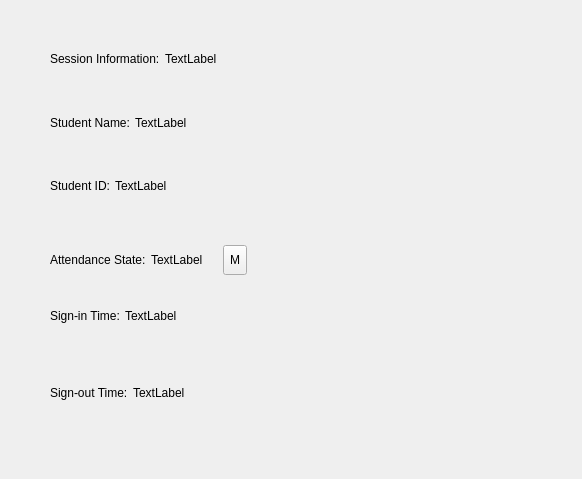
<?xml version="1.0" encoding="UTF-8"?>
<ui version="4.0">
 <class>Frame</class>
 <widget class="QFrame" name="Frame">
  <property name="geometry">
   <rect>
    <x>0</x>
    <y>0</y>
    <width>582</width>
    <height>479</height>
   </rect>
  </property>
  <property name="windowTitle">
   <string>Frame</string>
  </property>
  <layout class="QGridLayout" name="gridLayout" rowstretch="0">
   <property name="leftMargin">
    <number>50</number>
   </property>
   <property name="topMargin">
    <number>30</number>
   </property>
   <property name="rightMargin">
    <number>50</number>
   </property>
   <property name="bottomMargin">
    <number>50</number>
   </property>
   <item row="0" column="0">
    <layout class="QVBoxLayout" name="verticalLayout_3">
     <property name="spacing">
      <number>30</number>
     </property>
     <item>
      <layout class="QVBoxLayout" name="verticalLayout">
       <property name="spacing">
        <number>5</number>
       </property>
       <item>
        <layout class="QHBoxLayout" name="horizontalLayout" stretch="1,10">
         <item>
          <widget class="QLabel" name="label">
           <property name="text">
            <string>Session Information:</string>
           </property>
          </widget>
         </item>
         <item>
          <widget class="QLabel" name="sessionInfo_label">
           <property name="text">
            <string>TextLabel</string>
           </property>
          </widget>
         </item>
        </layout>
       </item>
       <item>
        <layout class="QHBoxLayout" name="horizontalLayout_2" stretch="1,10">
         <item>
          <widget class="QLabel" name="label_2">
           <property name="text">
            <string>Student Name:</string>
           </property>
          </widget>
         </item>
         <item>
          <widget class="QLabel" name="studentName_label">
           <property name="text">
            <string>TextLabel</string>
           </property>
          </widget>
         </item>
        </layout>
       </item>
       <item>
        <layout class="QHBoxLayout" name="horizontalLayout_3" stretch="1,10">
         <item>
          <widget class="QLabel" name="label_4">
           <property name="text">
            <string>Student ID:</string>
           </property>
          </widget>
         </item>
         <item>
          <widget class="QLabel" name="studentId_label">
           <property name="text">
            <string>TextLabel</string>
           </property>
          </widget>
         </item>
        </layout>
       </item>
      </layout>
     </item>
     <item>
      <layout class="QVBoxLayout" name="verticalLayout_2">
       <property name="spacing">
        <number>5</number>
       </property>
       <item>
        <layout class="QHBoxLayout" name="horizontalLayout_4" stretch="1,10">
         <property name="rightMargin">
          <number>0</number>
         </property>
         <item>
          <widget class="QLabel" name="label_3">
           <property name="text">
            <string>Attendance State:</string>
           </property>
          </widget>
         </item>
         <item>
          <layout class="QHBoxLayout" name="horizontalLayout_7" stretch="0,0,0">
           <property name="spacing">
            <number>20</number>
           </property>
           <property name="rightMargin">
            <number>0</number>
           </property>
           <item>
            <widget class="QLabel" name="attdanceState_label">
             <property name="sizePolicy">
              <sizepolicy hsizetype="Preferred" vsizetype="Preferred">
               <horstretch>0</horstretch>
               <verstretch>0</verstretch>
              </sizepolicy>
             </property>
             <property name="text">
              <string>TextLabel</string>
             </property>
            </widget>
           </item>
           <item>
            <widget class="QToolButton" name="modifyState_toolButton">
             <property name="sizePolicy">
              <sizepolicy hsizetype="Fixed" vsizetype="Fixed">
               <horstretch>0</horstretch>
               <verstretch>0</verstretch>
              </sizepolicy>
             </property>
             <property name="maximumSize">
              <size>
               <width>30</width>
               <height>30</height>
              </size>
             </property>
             <property name="text">
              <string>M</string>
             </property>
            </widget>
           </item>
           <item>
            <spacer name="horizontalSpacer">
             <property name="orientation">
              <enum>Qt::Horizontal</enum>
             </property>
             <property name="sizeHint" stdset="0">
              <size>
               <width>40</width>
               <height>20</height>
              </size>
             </property>
            </spacer>
           </item>
          </layout>
         </item>
        </layout>
       </item>
       <item>
        <layout class="QHBoxLayout" name="horizontalLayout_5" stretch="1,10">
         <item>
          <widget class="QLabel" name="label_5">
           <property name="text">
            <string>Sign-in Time:</string>
           </property>
          </widget>
         </item>
         <item>
          <widget class="QLabel" name="signInTime_label">
           <property name="text">
            <string>TextLabel</string>
           </property>
          </widget>
         </item>
        </layout>
       </item>
       <item>
        <layout class="QHBoxLayout" name="horizontalLayout_6" stretch="1,10">
         <item>
          <widget class="QLabel" name="label_6">
           <property name="text">
            <string>Sign-out Time:</string>
           </property>
          </widget>
         </item>
         <item>
          <widget class="QLabel" name="signOutTime_label">
           <property name="text">
            <string>TextLabel</string>
           </property>
          </widget>
         </item>
        </layout>
       </item>
      </layout>
     </item>
    </layout>
   </item>
  </layout>
 </widget>
 <resources/>
 <connections>
  <connection>
   <sender>modifyState_toolButton</sender>
   <signal>clicked()</signal>
   <receiver>Frame</receiver>
   <slot>modifyState()</slot>
   <hints>
    <hint type="sourcelabel">
     <x>303</x>
     <y>276</y>
    </hint>
    <hint type="destinationlabel">
     <x>613</x>
     <y>142</y>
    </hint>
   </hints>
  </connection>
 </connections>
 <slots>
  <slot>modifyState()</slot>
 </slots>
</ui>
